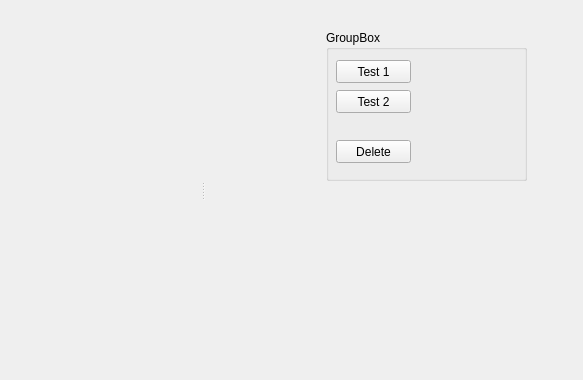
<?xml version="1.0" encoding="UTF-8"?>
<ui version="4.0">
 <class>MainWindow</class>
 <widget class="QMainWindow" name="MainWindow">
  <property name="geometry">
   <rect>
    <x>0</x>
    <y>0</y>
    <width>583</width>
    <height>380</height>
   </rect>
  </property>
  <property name="windowTitle">
   <string>MainWindow</string>
  </property>
  <widget class="QWidget" name="centralwidget">
   <widget class="QGroupBox" name="groupBox">
    <property name="geometry">
     <rect>
      <x>120</x>
      <y>30</y>
      <width>201</width>
      <height>151</height>
     </rect>
    </property>
    <property name="title">
     <string>GroupBox</string>
    </property>
    <widget class="QPushButton" name="pushButton">
     <property name="geometry">
      <rect>
       <x>10</x>
       <y>30</y>
       <width>75</width>
       <height>23</height>
      </rect>
     </property>
     <property name="text">
      <string>Test 1</string>
     </property>
    </widget>
    <widget class="QPushButton" name="pushButton_2">
     <property name="geometry">
      <rect>
       <x>10</x>
       <y>60</y>
       <width>75</width>
       <height>23</height>
      </rect>
     </property>
     <property name="text">
      <string>Test 2</string>
     </property>
    </widget>
    <widget class="QPushButton" name="delButton">
     <property name="geometry">
      <rect>
       <x>10</x>
       <y>110</y>
       <width>75</width>
       <height>23</height>
      </rect>
     </property>
     <property name="text">
      <string>Delete</string>
     </property>
    </widget>
   </widget>
  </widget>
  <widget class="QDockWidget" name="dockWidget_2">
   <property name="minimumSize">
    <size>
     <width>200</width>
     <height>200</height>
    </size>
   </property>
   <property name="floating">
    <bool>true</bool>
   </property>
   <property name="features">
    <set>QDockWidget::DockWidgetMovable</set>
   </property>
   <attribute name="dockWidgetArea">
    <number>1</number>
   </attribute>
   <widget class="QWidget" name="dockWidgetContents_2"/>
  </widget>
 </widget>
 <resources/>
 <connections/>
</ui>
